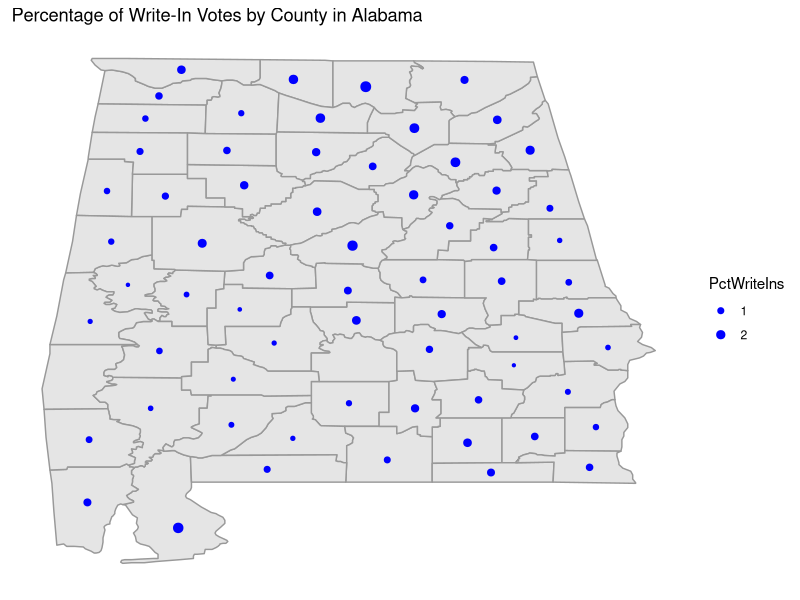
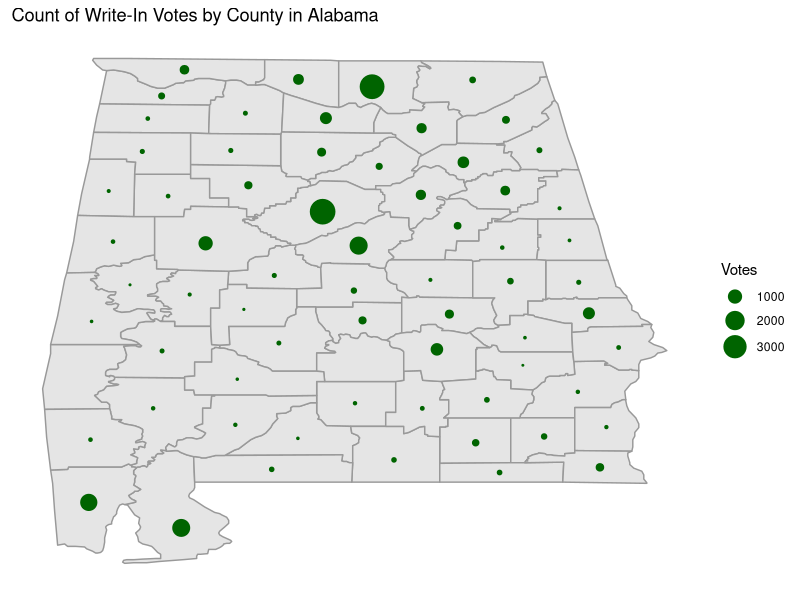

Reproduce these figures in R, in order.
# Alabama Write In Votes from Secretary of State Recordsx

library(ggplot2)
library(maps)
library(plyr)
library(dplyr)

countyGPSCoords<-read.csv('./AlabamaCountyGPSCenters.txt',sep=',')
sosEnrExport<-read.csv('./sosEnrExport.csv',sep=',')

writeInVotes<-sosEnrExport %>%
  filter(Contest.Code==1000900 & Candidate.Name=='Write-In') %>%
  select(County.Name,Votes) %>%
  arrange(County.Name)

totalVoters<-sosEnrExport %>%
  filter(Contest.Code==1000900) %>%
  select(County.Name,Votes) %>%
  group_by(County.Name,add=FALSE) %>%
  summarize(TotalCountyVoters=sum(Votes)) %>%
  arrange(County.Name)

writeInVotesWithCoords<-left_join(writeInVotes,countyGPSCoords,by=c("County.Name"="County"))
writeInVotesWithCoordsAndTotalVoters<-left_join(writeInVotesWithCoords,totalVoters,by=c("County.Name"="County.Name"))

writeInVotesWithCoordsPct<-writeInVotesWithCoordsAndTotalVoters %>%
  mutate(PctWriteIns=(Votes/TotalCountyVoters*100))

ggplot(data=writeInVotesWithCoordsPct)+
  borders(database='county',region='alabama',colour='grey60',fill='grey90')+
  geom_point(aes(x=Long,y=Lat,size=PctWriteIns),color='blue',fill='blue')+
  scale_size_area(max_size=3)+
  ggtitle('Percentage of Write-In Votes by County in Alabama')+
  xlab('')+
  ylab('')+
  theme(
    panel.background=element_blank(),
    axis.title.x=element_blank(),
    axis.text.x=element_blank(),
    axis.ticks.x=element_blank(),
    axis.title.y=element_blank(),
    axis.text.y=element_blank(),
    axis.ticks.y=element_blank())  

ggplot(data=writeInVotesWithCoords)+
  borders(database='county',region='alabama',colour='grey60',fill='grey90')+
  geom_point(aes(x=Long,y=Lat,size=Votes),color='darkgreen',fill='darkgreen')+
  scale_size_area(max_size=8)+
  ggtitle('Count of Write-In Votes by County in Alabama')+
  xlab('')+
  ylab('')+
  theme(
    panel.background=element_blank(),
    axis.title.x=element_blank(),
    axis.text.x=element_blank(),
    axis.ticks.x=element_blank(),
    axis.title.y=element_blank(),
    axis.text.y=element_blank(),
    axis.ticks.y=element_blank())  



